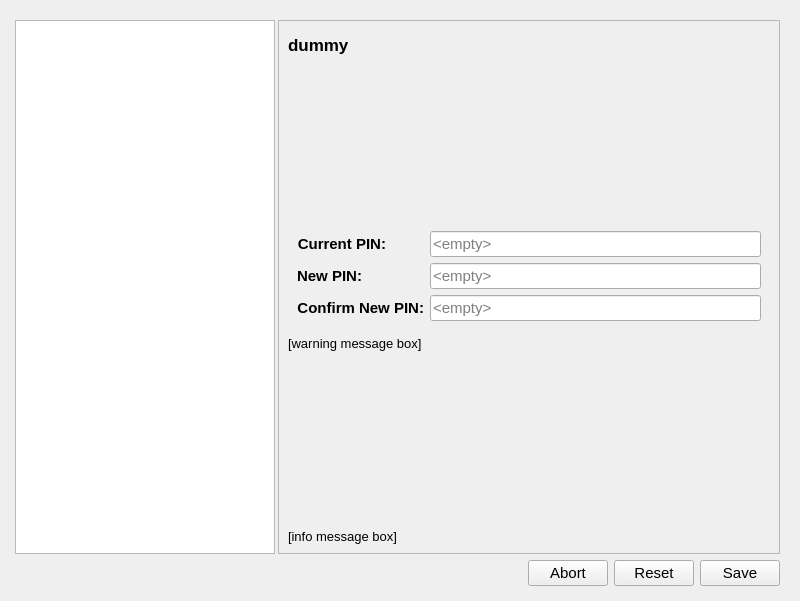
<?xml version="1.0" encoding="UTF-8"?>
<ui version="4.0">
 <class>SettingsTab</class>
 <widget class="QWidget" name="SettingsTab">
  <property name="geometry">
   <rect>
    <x>0</x>
    <y>0</y>
    <width>800</width>
    <height>601</height>
   </rect>
  </property>
  <property name="sizePolicy">
   <sizepolicy hsizetype="Expanding" vsizetype="Expanding">
    <horstretch>0</horstretch>
    <verstretch>0</verstretch>
   </sizepolicy>
  </property>
  <property name="windowTitle">
   <string>Form</string>
  </property>
  <property name="styleSheet">
   <string notr="true"/>
  </property>
  <layout class="QHBoxLayout" name="horizontalLayout_3">
   <item>
    <widget class="QStackedWidget" name="settings_tab">
     <property name="currentIndex">
      <number>0</number>
     </property>
     <widget class="QWidget" name="page_compatible">
      <property name="sizePolicy">
       <sizepolicy hsizetype="Expanding" vsizetype="Expanding">
        <horstretch>0</horstretch>
        <verstretch>0</verstretch>
       </sizepolicy>
      </property>
      <layout class="QGridLayout" name="gridLayout">
       <property name="leftMargin">
        <number>4</number>
       </property>
       <property name="bottomMargin">
        <number>4</number>
       </property>
       <property name="horizontalSpacing">
        <number>3</number>
       </property>
       <item row="0" column="0">
        <widget class="QTreeWidget" name="settings_tree">
         <property name="sizePolicy">
          <sizepolicy hsizetype="Expanding" vsizetype="Expanding">
           <horstretch>0</horstretch>
           <verstretch>0</verstretch>
          </sizepolicy>
         </property>
         <property name="minimumSize">
          <size>
           <width>180</width>
           <height>0</height>
          </size>
         </property>
         <property name="font">
          <font>
           <pointsize>11</pointsize>
          </font>
         </property>
         <attribute name="headerVisible">
          <bool>false</bool>
         </attribute>
         <column>
          <property name="text">
           <string>Settings</string>
          </property>
          <property name="icon">
           <iconset>
            <normaloff>icons/settings.svg</normaloff>icons/settings.svg</iconset>
          </property>
         </column>
        </widget>
       </item>
       <item row="1" column="1">
        <widget class="QWidget" name="__button_space_right" native="true">
         <layout class="QHBoxLayout" name="horizontalLayout_2">
          <property name="leftMargin">
           <number>0</number>
          </property>
          <property name="topMargin">
           <number>0</number>
          </property>
          <property name="rightMargin">
           <number>0</number>
          </property>
          <property name="bottomMargin">
           <number>0</number>
          </property>
          <item>
           <spacer name="__horizontalSpacer">
            <property name="orientation">
             <enum>Qt::Orientation::Horizontal</enum>
            </property>
            <property name="sizeType">
             <enum>QSizePolicy::Policy::Expanding</enum>
            </property>
            <property name="sizeHint" stdset="0">
             <size>
              <width>16777215</width>
              <height>21</height>
             </size>
            </property>
           </spacer>
          </item>
          <item>
           <widget class="QPushButton" name="btn_abort">
            <property name="sizePolicy">
             <sizepolicy hsizetype="Preferred" vsizetype="Fixed">
              <horstretch>0</horstretch>
              <verstretch>0</verstretch>
             </sizepolicy>
            </property>
            <property name="font">
             <font>
              <pointsize>11</pointsize>
             </font>
            </property>
            <property name="text">
             <string>Abort</string>
            </property>
            <property name="icon">
             <iconset>
              <normaloff>icons/close.svg</normaloff>icons/close.svg</iconset>
            </property>
           </widget>
          </item>
          <item>
           <widget class="QPushButton" name="btn_reset">
            <property name="sizePolicy">
             <sizepolicy hsizetype="Preferred" vsizetype="Fixed">
              <horstretch>0</horstretch>
              <verstretch>0</verstretch>
             </sizepolicy>
            </property>
            <property name="font">
             <font>
              <pointsize>11</pointsize>
             </font>
            </property>
            <property name="text">
             <string>Reset</string>
            </property>
            <property name="icon">
             <iconset>
              <normaloff>icons/delete.svg</normaloff>icons/delete.svg</iconset>
            </property>
           </widget>
          </item>
          <item>
           <widget class="QPushButton" name="btn_save">
            <property name="sizePolicy">
             <sizepolicy hsizetype="Preferred" vsizetype="Fixed">
              <horstretch>0</horstretch>
              <verstretch>0</verstretch>
             </sizepolicy>
            </property>
            <property name="font">
             <font>
              <pointsize>11</pointsize>
             </font>
            </property>
            <property name="text">
             <string>Save</string>
            </property>
            <property name="icon">
             <iconset>
              <normaloff>icons/save.svg</normaloff>icons/save.svg</iconset>
            </property>
           </widget>
          </item>
         </layout>
        </widget>
       </item>
       <item row="1" column="0">
        <widget class="QWidget" name="__button_space_left" native="true">
         <property name="sizePolicy">
          <sizepolicy hsizetype="Expanding" vsizetype="Preferred">
           <horstretch>0</horstretch>
           <verstretch>0</verstretch>
          </sizepolicy>
         </property>
         <layout class="QHBoxLayout" name="horizontalLayout">
          <property name="spacing">
           <number>6</number>
          </property>
          <property name="leftMargin">
           <number>0</number>
          </property>
          <property name="topMargin">
           <number>0</number>
          </property>
          <property name="rightMargin">
           <number>0</number>
          </property>
          <property name="bottomMargin">
           <number>0</number>
          </property>
          <item>
           <spacer name="__horizontal_spacer">
            <property name="orientation">
             <enum>Qt::Orientation::Horizontal</enum>
            </property>
            <property name="sizeType">
             <enum>QSizePolicy::Policy::MinimumExpanding</enum>
            </property>
            <property name="sizeHint" stdset="0">
             <size>
              <width>260</width>
              <height>20</height>
             </size>
            </property>
           </spacer>
          </item>
         </layout>
        </widget>
       </item>
       <item row="0" column="1">
        <widget class="QFrame" name="settings_frame">
         <property name="sizePolicy">
          <sizepolicy hsizetype="Minimum" vsizetype="Minimum">
           <horstretch>0</horstretch>
           <verstretch>0</verstretch>
          </sizepolicy>
         </property>
         <property name="frameShape">
          <enum>QFrame::Shape::StyledPanel</enum>
         </property>
         <property name="frameShadow">
          <enum>QFrame::Shadow::Raised</enum>
         </property>
         <layout class="QVBoxLayout" name="verticalLayout_2">
          <item>
           <widget class="QLabel" name="headline_label">
            <property name="sizePolicy">
             <sizepolicy hsizetype="Preferred" vsizetype="Fixed">
              <horstretch>0</horstretch>
              <verstretch>0</verstretch>
             </sizepolicy>
            </property>
            <property name="minimumSize">
             <size>
              <width>0</width>
              <height>30</height>
             </size>
            </property>
            <property name="font">
             <font>
              <pointsize>13</pointsize>
              <italic>false</italic>
              <bold>true</bold>
             </font>
            </property>
            <property name="text">
             <string>dummy</string>
            </property>
            <property name="alignment">
             <set>Qt::AlignmentFlag::AlignLeading|Qt::AlignmentFlag::AlignLeft|Qt::AlignmentFlag::AlignVCenter</set>
            </property>
            <property name="margin">
             <number>0</number>
            </property>
           </widget>
          </item>
          <item>
           <widget class="QWidget" name="status_form" native="true">
            <layout class="QFormLayout" name="status_form_layout">
             <property name="sizeConstraint">
              <enum>QLayout::SizeConstraint::SetMaximumSize</enum>
             </property>
             <property name="fieldGrowthPolicy">
              <enum>QFormLayout::FieldGrowthPolicy::ExpandingFieldsGrow</enum>
             </property>
             <item row="0" column="0">
              <widget class="QLabel" name="label_0">
               <property name="font">
                <font>
                 <pointsize>11</pointsize>
                 <bold>true</bold>
                </font>
               </property>
               <property name="text">
                <string>&lt;label 0&gt;</string>
               </property>
               <property name="textFormat">
                <enum>Qt::TextFormat::MarkdownText</enum>
               </property>
              </widget>
             </item>
             <item row="0" column="1">
              <widget class="QLabel" name="value_0">
               <property name="font">
                <font>
                 <pointsize>11</pointsize>
                </font>
               </property>
               <property name="text">
                <string>&lt;value 0&gt;</string>
               </property>
              </widget>
             </item>
             <item row="1" column="0">
              <widget class="QLabel" name="label_1">
               <property name="font">
                <font>
                 <pointsize>11</pointsize>
                 <bold>true</bold>
                </font>
               </property>
               <property name="text">
                <string>&lt;label 1&gt;</string>
               </property>
               <property name="textFormat">
                <enum>Qt::TextFormat::MarkdownText</enum>
               </property>
              </widget>
             </item>
             <item row="1" column="1">
              <widget class="QLabel" name="value_1">
               <property name="font">
                <font>
                 <pointsize>11</pointsize>
                </font>
               </property>
               <property name="text">
                <string>&lt;value 1&gt;</string>
               </property>
              </widget>
             </item>
             <item row="2" column="0">
              <widget class="QLabel" name="label_2">
               <property name="font">
                <font>
                 <pointsize>11</pointsize>
                 <bold>true</bold>
                </font>
               </property>
               <property name="text">
                <string>&lt;label 2&gt;</string>
               </property>
               <property name="textFormat">
                <enum>Qt::TextFormat::MarkdownText</enum>
               </property>
              </widget>
             </item>
             <item row="2" column="1">
              <widget class="QLabel" name="value_2">
               <property name="font">
                <font>
                 <pointsize>11</pointsize>
                </font>
               </property>
               <property name="text">
                <string>&lt;value 2&gt;</string>
               </property>
              </widget>
             </item>
             <item row="3" column="0">
              <widget class="QLabel" name="label_3">
               <property name="font">
                <font>
                 <pointsize>11</pointsize>
                 <bold>true</bold>
                </font>
               </property>
               <property name="text">
                <string>&lt;label 3&gt;</string>
               </property>
               <property name="textFormat">
                <enum>Qt::TextFormat::MarkdownText</enum>
               </property>
              </widget>
             </item>
             <item row="3" column="1">
              <widget class="QLabel" name="value_3">
               <property name="font">
                <font>
                 <pointsize>11</pointsize>
                </font>
               </property>
               <property name="text">
                <string>&lt;value 3&gt;</string>
               </property>
              </widget>
             </item>
             <item row="4" column="0">
              <widget class="QLabel" name="label_4">
               <property name="font">
                <font>
                 <pointsize>11</pointsize>
                 <bold>true</bold>
                </font>
               </property>
               <property name="text">
                <string>&lt;label 4&gt;</string>
               </property>
               <property name="textFormat">
                <enum>Qt::TextFormat::MarkdownText</enum>
               </property>
              </widget>
             </item>
             <item row="4" column="1">
              <widget class="QLabel" name="value_4">
               <property name="font">
                <font>
                 <pointsize>11</pointsize>
                </font>
               </property>
               <property name="text">
                <string>&lt;value 4&gt;</string>
               </property>
              </widget>
             </item>
             <item row="5" column="0">
              <widget class="QLabel" name="label_5">
               <property name="font">
                <font>
                 <pointsize>11</pointsize>
                 <bold>true</bold>
                </font>
               </property>
               <property name="text">
                <string>&lt;label 5&gt;</string>
               </property>
               <property name="textFormat">
                <enum>Qt::TextFormat::MarkdownText</enum>
               </property>
              </widget>
             </item>
             <item row="5" column="1">
              <widget class="QLabel" name="value_5">
               <property name="font">
                <font>
                 <pointsize>11</pointsize>
                </font>
               </property>
               <property name="text">
                <string>&lt;value 5&gt;</string>
               </property>
              </widget>
             </item>
            </layout>
           </widget>
          </item>
          <item>
           <widget class="QWidget" name="pin_form" native="true">
            <layout class="QFormLayout" name="pin_form_layout">
             <item row="0" column="0">
              <widget class="QLabel" name="current_password_label">
               <property name="font">
                <font>
                 <pointsize>11</pointsize>
                 <bold>true</bold>
                </font>
               </property>
               <property name="text">
                <string>Current PIN:</string>
               </property>
               <property name="alignment">
                <set>Qt::AlignmentFlag::AlignRight|Qt::AlignmentFlag::AlignTrailing|Qt::AlignmentFlag::AlignVCenter</set>
               </property>
              </widget>
             </item>
             <item row="0" column="1">
              <widget class="QLineEdit" name="current_password">
               <property name="sizePolicy">
                <sizepolicy hsizetype="Expanding" vsizetype="Fixed">
                 <horstretch>8</horstretch>
                 <verstretch>0</verstretch>
                </sizepolicy>
               </property>
               <property name="font">
                <font>
                 <pointsize>11</pointsize>
                </font>
               </property>
               <property name="echoMode">
                <enum>QLineEdit::EchoMode::Password</enum>
               </property>
               <property name="dragEnabled">
                <bool>false</bool>
               </property>
               <property name="placeholderText">
                <string>&lt;empty&gt;</string>
               </property>
               <property name="clearButtonEnabled">
                <bool>false</bool>
               </property>
              </widget>
             </item>
             <item row="1" column="0">
              <widget class="QLabel" name="new_password_label">
               <property name="font">
                <font>
                 <pointsize>11</pointsize>
                 <bold>true</bold>
                </font>
               </property>
               <property name="text">
                <string>New PIN:</string>
               </property>
               <property name="alignment">
                <set>Qt::AlignmentFlag::AlignRight|Qt::AlignmentFlag::AlignTrailing|Qt::AlignmentFlag::AlignVCenter</set>
               </property>
              </widget>
             </item>
             <item row="2" column="0">
              <widget class="QLabel" name="repeat_password_label">
               <property name="font">
                <font>
                 <pointsize>11</pointsize>
                 <bold>true</bold>
                </font>
               </property>
               <property name="layoutDirection">
                <enum>Qt::LayoutDirection::LeftToRight</enum>
               </property>
               <property name="text">
                <string>Confirm New PIN:</string>
               </property>
               <property name="alignment">
                <set>Qt::AlignmentFlag::AlignRight|Qt::AlignmentFlag::AlignTrailing|Qt::AlignmentFlag::AlignVCenter</set>
               </property>
              </widget>
             </item>
             <item row="1" column="1">
              <widget class="QLineEdit" name="new_password">
               <property name="sizePolicy">
                <sizepolicy hsizetype="Expanding" vsizetype="Fixed">
                 <horstretch>0</horstretch>
                 <verstretch>0</verstretch>
                </sizepolicy>
               </property>
               <property name="font">
                <font>
                 <pointsize>11</pointsize>
                </font>
               </property>
               <property name="echoMode">
                <enum>QLineEdit::EchoMode::Password</enum>
               </property>
               <property name="dragEnabled">
                <bool>true</bool>
               </property>
               <property name="placeholderText">
                <string>&lt;empty&gt;</string>
               </property>
               <property name="clearButtonEnabled">
                <bool>false</bool>
               </property>
              </widget>
             </item>
             <item row="2" column="1">
              <widget class="QLineEdit" name="repeat_password">
               <property name="sizePolicy">
                <sizepolicy hsizetype="Expanding" vsizetype="Fixed">
                 <horstretch>0</horstretch>
                 <verstretch>0</verstretch>
                </sizepolicy>
               </property>
               <property name="font">
                <font>
                 <pointsize>11</pointsize>
                </font>
               </property>
               <property name="echoMode">
                <enum>QLineEdit::EchoMode::Password</enum>
               </property>
               <property name="placeholderText">
                <string>&lt;empty&gt;</string>
               </property>
              </widget>
             </item>
            </layout>
           </widget>
          </item>
          <item>
           <widget class="QLabel" name="warning_label">
            <property name="sizePolicy">
             <sizepolicy hsizetype="MinimumExpanding" vsizetype="Preferred">
              <horstretch>0</horstretch>
              <verstretch>0</verstretch>
             </sizepolicy>
            </property>
            <property name="font">
             <font>
              <pointsize>10</pointsize>
             </font>
            </property>
            <property name="text">
             <string>[warning message box]</string>
            </property>
            <property name="textFormat">
             <enum>Qt::TextFormat::MarkdownText</enum>
            </property>
            <property name="wordWrap">
             <bool>true</bool>
            </property>
           </widget>
          </item>
          <item>
           <spacer name="__verticalSpacer">
            <property name="orientation">
             <enum>Qt::Orientation::Vertical</enum>
            </property>
            <property name="sizeHint" stdset="0">
             <size>
              <width>20</width>
              <height>40</height>
             </size>
            </property>
           </spacer>
          </item>
          <item>
           <widget class="QLabel" name="info_label">
            <property name="sizePolicy">
             <sizepolicy hsizetype="Expanding" vsizetype="Minimum">
              <horstretch>0</horstretch>
              <verstretch>0</verstretch>
             </sizepolicy>
            </property>
            <property name="font">
             <font>
              <pointsize>10</pointsize>
             </font>
            </property>
            <property name="text">
             <string>[info message box]</string>
            </property>
            <property name="alignment">
             <set>Qt::AlignmentFlag::AlignJustify|Qt::AlignmentFlag::AlignVCenter</set>
            </property>
            <property name="wordWrap">
             <bool>true</bool>
            </property>
            <property name="textInteractionFlags">
             <set>Qt::TextInteractionFlag::LinksAccessibleByMouse|Qt::TextInteractionFlag::TextSelectableByMouse</set>
            </property>
           </widget>
          </item>
         </layout>
        </widget>
       </item>
      </layout>
     </widget>
     <widget class="QWidget" name="page_incompatible">
      <layout class="QVBoxLayout" name="verticalLayout">
       <property name="leftMargin">
        <number>0</number>
       </property>
       <item>
        <widget class="QLabel" name="__response">
         <property name="text">
          <string>Please update the firmware on the device to use this feature.</string>
         </property>
         <property name="wordWrap">
          <bool>true</bool>
         </property>
        </widget>
       </item>
       <item>
        <spacer name="__verticalSpacer_2">
         <property name="orientation">
          <enum>Qt::Orientation::Vertical</enum>
         </property>
         <property name="sizeHint" stdset="0">
          <size>
           <width>20</width>
           <height>527</height>
          </size>
         </property>
        </spacer>
       </item>
      </layout>
     </widget>
    </widget>
   </item>
  </layout>
 </widget>
 <resources/>
 <connections/>
</ui>
